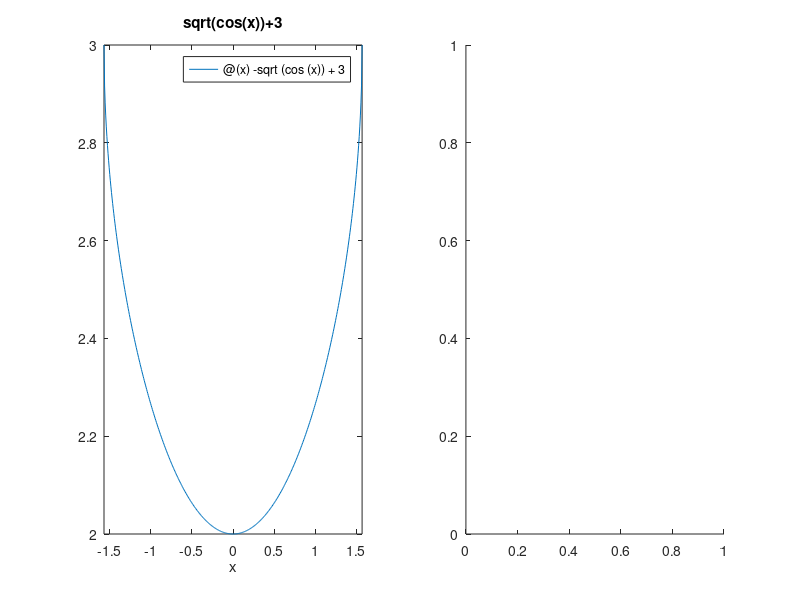

Write MATLAB code to recreate this figure. (Note: this script raises an error after producing the figure.)
clc
clear all
subplot (1,2,1)
fplot (@(x) -sqrt(cos(x)) + 3, [-pi/2, pi/2])
title('sqrt(cos(x))+3');
xlabel('x');

subplot(1,2,2)
syms x y
ezplot((x.^2/4 - y.^2/16), [-2,2, -4,4])
